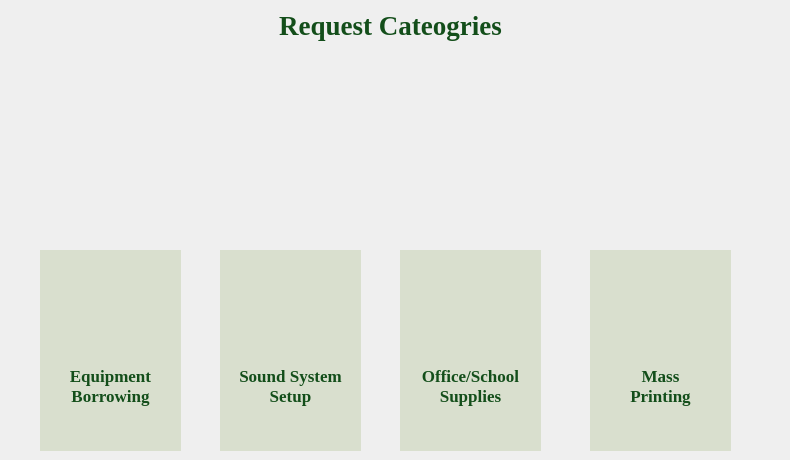
    <widget class="QWidget" name="page2">
     <widget class="QWidget" name="verticalLayoutWidget">
      <property name="geometry">
       <rect>
        <x>0</x>
        <y>0</y>
        <width>781</width>
        <height>51</height>
       </rect>
      </property>
      <layout class="QVBoxLayout" name="verticalLayout">
       <item>
        <widget class="QLabel" name="label_3">
         <property name="font">
          <font>
           <family>Georgia</family>
           <pointsize>20</pointsize>
           <weight>75</weight>
           <bold>true</bold>
          </font>
         </property>
         <property name="styleSheet">
          <string notr="true">color: rgb(19, 78, 26);</string>
         </property>
         <property name="text">
          <string>Request Cateogries</string>
         </property>
         <property name="alignment">
          <set>Qt::AlignCenter</set>
         </property>
        </widget>
       </item>
      </layout>
     </widget>
     <widget class="QWidget" name="widget" native="true">
      <property name="geometry">
       <rect>
        <x>40</x>
        <y>250</y>
        <width>141</width>
        <height>201</height>
       </rect>
      </property>
      <property name="styleSheet">
       <string notr="true">background-color: rgb(217, 223, 206);</string>
      </property>
      <widget class="QLabel" name="equipLabel">
       <property name="geometry">
        <rect>
         <x>0</x>
         <y>90</y>
         <width>141</width>
         <height>91</height>
        </rect>
       </property>
       <property name="font">
        <font>
         <family>Georgia</family>
         <pointsize>13</pointsize>
         <weight>75</weight>
         <bold>true</bold>
        </font>
       </property>
       <property name="styleSheet">
        <string notr="true">color: rgb(19, 78, 26);</string>
       </property>
       <property name="text">
        <string>Equipment Borrowing</string>
       </property>
       <property name="alignment">
        <set>Qt::AlignCenter</set>
       </property>
       <property name="wordWrap">
        <bool>true</bool>
       </property>
      </widget>
      <widget class="QLabel" name="dots1">
       <property name="geometry">
        <rect>
         <x>0</x>
         <y>60</y>
         <width>141</width>
         <height>31</height>
        </rect>
       </property>
       <property name="text">
        <string/>
       </property>
       <property name="pixmap">
        <pixmap resource="resources.qrc">:/icons/icon_5dots.png</pixmap>
       </property>
       <property name="scaledContents">
        <bool>false</bool>
       </property>
       <property name="alignment">
        <set>Qt::AlignCenter</set>
       </property>
      </widget>
     </widget>
     <widget class="QWidget" name="widget_2" native="true">
      <property name="geometry">
       <rect>
        <x>220</x>
        <y>250</y>
        <width>141</width>
        <height>201</height>
       </rect>
      </property>
      <property name="styleSheet">
       <string notr="true">background-color: rgb(217, 223, 206);</string>
      </property>
      <widget class="QLabel" name="soundLabel">
       <property name="geometry">
        <rect>
         <x>10</x>
         <y>90</y>
         <width>121</width>
         <height>91</height>
        </rect>
       </property>
       <property name="font">
        <font>
         <family>Georgia</family>
         <pointsize>13</pointsize>
         <weight>75</weight>
         <bold>true</bold>
        </font>
       </property>
       <property name="styleSheet">
        <string notr="true">color: rgb(19, 78, 26);</string>
       </property>
       <property name="text">
        <string>Sound System Setup</string>
       </property>
       <property name="alignment">
        <set>Qt::AlignCenter</set>
       </property>
       <property name="wordWrap">
        <bool>true</bool>
       </property>
      </widget>
      <widget class="QLabel" name="dots2">
       <property name="geometry">
        <rect>
         <x>0</x>
         <y>60</y>
         <width>141</width>
         <height>31</height>
        </rect>
       </property>
       <property name="text">
        <string/>
       </property>
       <property name="pixmap">
        <pixmap resource="resources.qrc">:/icons/icon_5dots.png</pixmap>
       </property>
       <property name="scaledContents">
        <bool>false</bool>
       </property>
       <property name="alignment">
        <set>Qt::AlignCenter</set>
       </property>
      </widget>
     </widget>
     <widget class="QWidget" name="widget_3" native="true">
      <property name="geometry">
       <rect>
        <x>400</x>
        <y>250</y>
        <width>141</width>
        <height>201</height>
       </rect>
      </property>
      <property name="styleSheet">
       <string notr="true">background-color: rgb(217, 223, 206);</string>
      </property>
      <widget class="QLabel" name="officeLabel">
       <property name="geometry">
        <rect>
         <x>0</x>
         <y>90</y>
         <width>141</width>
         <height>91</height>
        </rect>
       </property>
       <property name="font">
        <font>
         <family>Georgia</family>
         <pointsize>13</pointsize>
         <weight>75</weight>
         <bold>true</bold>
        </font>
       </property>
       <property name="styleSheet">
        <string notr="true">color: rgb(19, 78, 26);</string>
       </property>
       <property name="text">
        <string>Office/School Supplies</string>
       </property>
       <property name="alignment">
        <set>Qt::AlignCenter</set>
       </property>
       <property name="wordWrap">
        <bool>true</bool>
       </property>
      </widget>
      <widget class="QLabel" name="dots3">
       <property name="geometry">
        <rect>
         <x>0</x>
         <y>60</y>
         <width>141</width>
         <height>31</height>
        </rect>
       </property>
       <property name="text">
        <string/>
       </property>
       <property name="pixmap">
        <pixmap resource="resources.qrc">:/icons/icon_5dots.png</pixmap>
       </property>
       <property name="scaledContents">
        <bool>false</bool>
       </property>
       <property name="alignment">
        <set>Qt::AlignCenter</set>
       </property>
      </widget>
     </widget>
     <widget class="QWidget" name="widget_4" native="true">
      <property name="geometry">
       <rect>
        <x>590</x>
        <y>250</y>
        <width>141</width>
        <height>201</height>
       </rect>
      </property>
      <property name="styleSheet">
       <string notr="true">background-color: rgb(217, 223, 206);</string>
      </property>
      <widget class="QLabel" name="massLabel">
       <property name="geometry">
        <rect>
         <x>20</x>
         <y>90</y>
         <width>101</width>
         <height>91</height>
        </rect>
       </property>
       <property name="font">
        <font>
         <family>Georgia</family>
         <pointsize>13</pointsize>
         <weight>75</weight>
         <bold>true</bold>
        </font>
       </property>
       <property name="styleSheet">
        <string notr="true">color: rgb(19, 78, 26);</string>
       </property>
       <property name="text">
        <string>Mass Printing</string>
       </property>
       <property name="alignment">
        <set>Qt::AlignCenter</set>
       </property>
       <property name="wordWrap">
        <bool>true</bool>
       </property>
      </widget>
      <widget class="QLabel" name="dots4">
       <property name="geometry">
        <rect>
         <x>0</x>
         <y>60</y>
         <width>141</width>
         <height>31</height>
        </rect>
       </property>
       <property name="text">
        <string/>
       </property>
       <property name="pixmap">
        <pixmap resource="resources.qrc">:/icons/icon_5dots.png</pixmap>
       </property>
       <property name="scaledContents">
        <bool>false</bool>
       </property>
       <property name="alignment">
        <set>Qt::AlignCenter</set>
       </property>
      </widget>
     </widget>
     <widget class="QLabel" name="icon_cable">
      <property name="geometry">
       <rect>
        <x>5</x>
        <y>95</y>
        <width>210</width>
        <height>190</height>
       </rect>
      </property>
      <property name="styleSheet">
       <string notr="true">background-color: transparent;</string>
      </property>
      <property name="text">
       <string/>
      </property>
      <property name="pixmap">
       <pixmap resource="resources.qrc">:/icons/icon_cable.png</pixmap>
      </property>
      <property name="scaledContents">
       <bool>true</bool>
      </property>
      <property name="alignment">
       <set>Qt::AlignCenter</set>
      </property>
     </widget>
     <widget class="QLabel" name="icon_microphone">
      <property name="geometry">
       <rect>
        <x>195</x>
        <y>90</y>
        <width>200</width>
        <height>200</height>
       </rect>
      </property>
      <property name="styleSheet">
       <string notr="true">background-color: transparent;</string>
      </property>
      <property name="text">
       <string/>
      </property>
      <property name="pixmap">
       <pixmap resource="resources.qrc">:/icons/icon_microphone.png</pixmap>
      </property>
      <property name="scaledContents">
       <bool>true</bool>
      </property>
      <property name="alignment">
       <set>Qt::AlignCenter</set>
      </property>
     </widget>
     <widget class="QLabel" name="icon_highlighter">
      <property name="geometry">
       <rect>
        <x>374</x>
        <y>100</y>
        <width>200</width>
        <height>194</height>
       </rect>
      </property>
      <property name="styleSheet">
       <string notr="true">background-color: transparent;</string>
      </property>
      <property name="text">
       <string/>
      </property>
      <property name="pixmap">
       <pixmap resource="resources.qrc">:/icons/icon_highlighter.png</pixmap>
      </property>
      <property name="scaledContents">
       <bool>true</bool>
      </property>
      <property name="alignment">
       <set>Qt::AlignCenter</set>
      </property>
     </widget>
     <widget class="QLabel" name="icon_printer">
      <property name="geometry">
       <rect>
        <x>563</x>
        <y>90</y>
        <width>196</width>
        <height>195</height>
       </rect>
      </property>
      <property name="styleSheet">
       <string notr="true">background-color: transparent;</string>
      </property>
      <property name="text">
       <string/>
      </property>
      <property name="pixmap">
       <pixmap resource="resources.qrc">:/icons/icon_printer.png</pixmap>
      </property>
      <property name="scaledContents">
       <bool>true</bool>
      </property>
      <property name="alignment">
       <set>Qt::AlignCenter</set>
      </property>
     </widget>
     <zorder>widget_4</zorder>
     <zorder>widget_3</zorder>
     <zorder>widget_2</zorder>
     <zorder>widget</zorder>
     <zorder>verticalLayoutWidget</zorder>
     <zorder>icon_cable</zorder>
     <zorder>icon_microphone</zorder>
     <zorder>icon_highlighter</zorder>
     <zorder>icon_printer</zorder>
    </widget>
